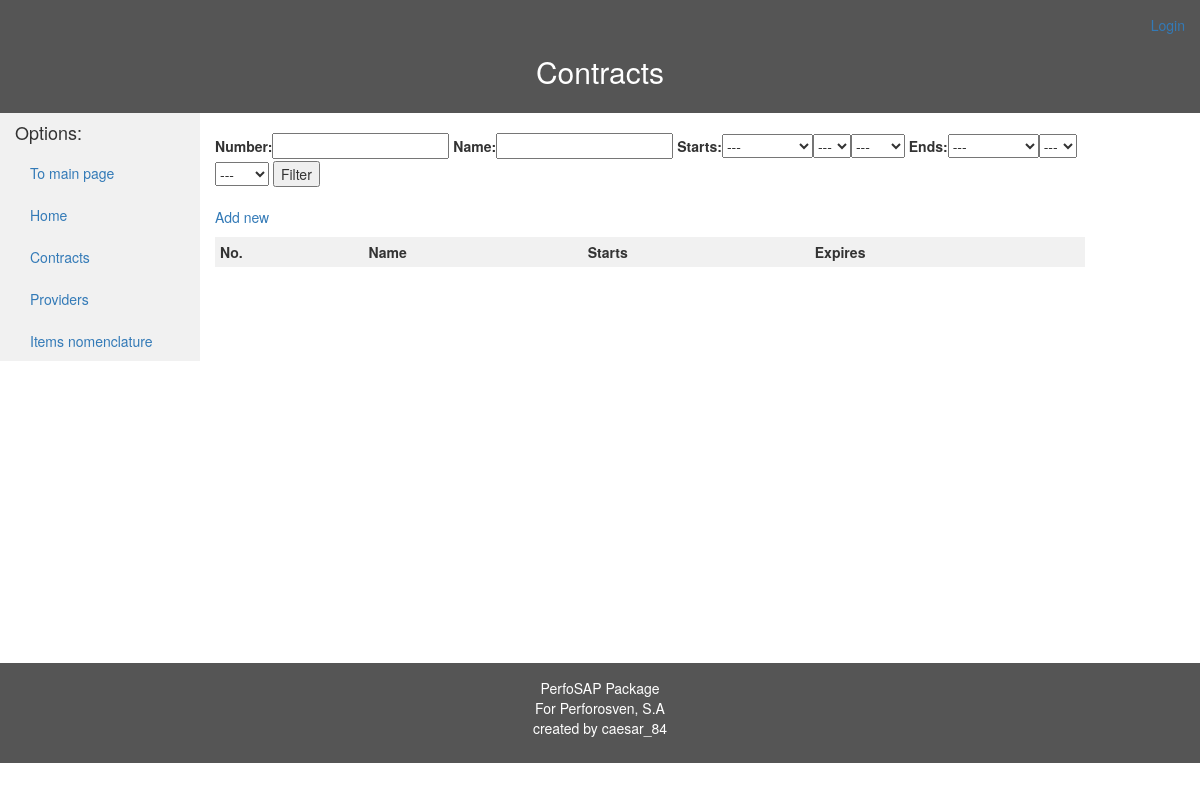
Page /procura/contracts (signed in) on the earlier database version.
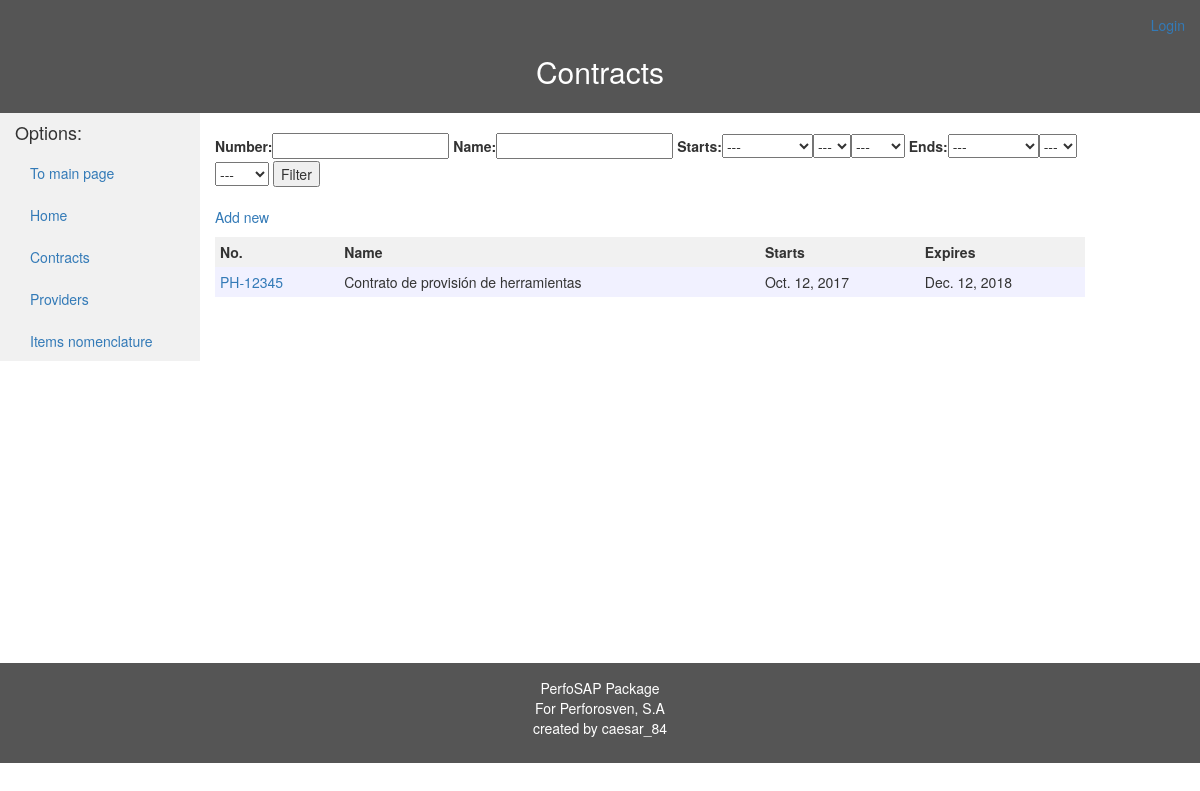
Same page on the later database version.
### procura/models.py (models this page shows, shortened)
class Contract(models.Model):
    name = models.CharField(max_length=100, help_text="Name")
    number = models.CharField(max_length=50, help_text="Contract number")
    description = models.TextField(help_text="Contract description")
    start_date = models.DateField(help_text="Start date")
    expiry_date = models.DateField(help_text="Expiry date")
    class Meta:
        ordering = ["-expiry_date", "start_date", "name"]
    @property
    def is_expired(self):
        return self.expiry_date < datetime.date.today()

### procura/views.py (the view)
@login_required()
def contract_filter(request):
    f = ContractFilter(request.GET, queryset=Contract.objects.all())
    return render_to_response('procura/contract_list.html', {'filter': f})

### procura/templates/procura/contract_list.html (shortened to what this page needs)
{% extends 'procura_static_pages/procura_base_template.html' %}
{% block header %}
    <h2 id="center">Contracts {{ contract.number }} </h2>
{% endblock %}
{% block content %}
    <form method="get">
        {{ filter.form }}
        <button type="submit">Filter</button>
    </form>
    <br>
    <p><a href="{% url 'procura:new-contract' %}">Add new</a></p>
    <table style="width:100%">
        <tr style="text-align:center">
            <th>No.</th>
            <th>Name</th>
            <th>Starts</th>
            <th>Expires</th>
        </tr>
        {% for contract in filter.qs %}
            <tr style="color:{% if contract.is_expired %} #f75526 {% endif %}">
                <td>
                    <a href="{% url 'procura:contract-detail' contract.pk %}"> {{ contract.number }} </a>
                </td>
                <td>{{ contract.name }}</td>
                <td>{{ contract.start_date }}</td>
                <td>
                    {% if contract.expiry_date == None %} Indefinite {% else %}
                        {{ contract.expiry_date }} {% endif %}
                </td>
            </tr>
        {% endfor %}
    </table>
{% endblock %}

### procura/templates/procura_static_pages/procura_base_template.html (shortened to what this page needs)
<!DOCTYPE html>
<html lang="en">
<head>
    <link rel="stylesheet" href="https://maxcdn.bootstrapcdn.com/bootstrap/3.3.7/css/bootstrap.min.css"/>
    {% load static %}
    <link rel="stylesheet" href="{% static 'css/styles.css' %}">
</head>
<body>
<header id="center">
    <div style="text-align: right">
        {% if user.is_authenticated %}
            {{ user.get_username }}
            -
            <a href="{% url 'logout' %}?next={{ request.path }}">logout</a>
        {% else %}
            <p><a href="{% url 'login' %}?next={{ request.path }}">Login</a></p>
        {% endif %}
        {% block header %} {% endblock %}
    </div>
</header>
<div class="container-fluid">
    <div class="content">
        <div class="row">
            <div class="col-sm-2 sidenav">
                <h4>Options: </h4>
                {% block sidebar %}
                    <ul class="nav nav-pills nav-stacked">
						<li><a href="{% url 'main:index' %}">To main page</a></li>
                        <li><a href="{% url 'procura:index' %}">Home</a></li>
                        <li><a href="{% url 'procura:contracts' %}">Contracts</a></li>
                        <li><a href="{% url 'procura:providers' %}">Providers</a></li>
                        <li><a href="{% url 'procura:items' %}">Items nomenclature</a></li>
                    </ul>
                {% endblock %}
            </div>
            <div class="col-sm-9 ">
                <br>
                {% block content %}{% endblock %}
            </div>
        </div>
    </div>
</div>
<footer id="center" class="container-fluid">
    <p>
        PerfoSAP Package<br>
        For Perforosven, S.A<br>
        created by caesar_84
    </p>
</footer>
</body>
</html>

### procura/static/css/styles.css (style rules this page uses)
header, footer { background-color: #555; color: white; padding: 15px; }
.sidenav { background-color: #f1f1f1; height: 100%; }
.content { height: 550px }
#center { text-align: center }
th, td { padding: 5px }
th { background-color:#f1f1f1 }
tr { background-color:#f1f1ff }

Differences in the rows shown:
added Contract: number "PH-12345", name "Contrato de provisión de herramientas", start_date "Oct. 12, 2017", expiry_date "Dec. 12, 2018"
